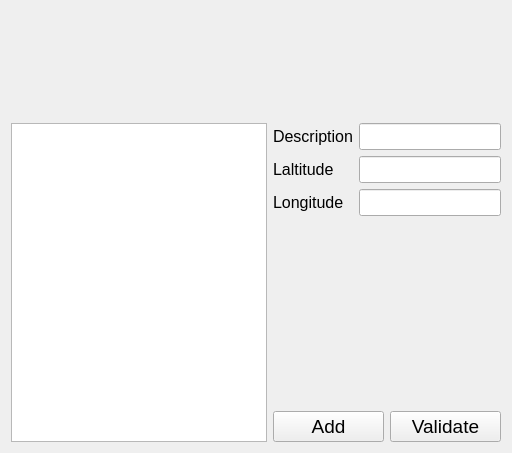
<?xml version="1.0" encoding="UTF-8"?>
<ui version="4.0">
 <class>QtWidgetsClass</class>
 <widget class="QWidget" name="QtWidgetsClass">
  <property name="geometry">
   <rect>
    <x>0</x>
    <y>0</y>
    <width>512</width>
    <height>453</height>
   </rect>
  </property>
  <property name="windowTitle">
   <string>QtWidgetsClass</string>
  </property>
  <layout class="QVBoxLayout" name="verticalLayout_3">
   <item>
    <layout class="QVBoxLayout" name="verticalLayout">
     <item>
      <widget class="QLabel" name="statusLabel">
       <property name="font">
        <font>
         <pointsize>14</pointsize>
        </font>
       </property>
       <property name="text">
        <string/>
       </property>
      </widget>
     </item>
     <item>
      <widget class="QLabel" name="laltitudeLabel">
       <property name="font">
        <font>
         <pointsize>14</pointsize>
        </font>
       </property>
       <property name="text">
        <string/>
       </property>
      </widget>
     </item>
     <item>
      <widget class="QLabel" name="longitudeLabel">
       <property name="font">
        <font>
         <pointsize>14</pointsize>
        </font>
       </property>
       <property name="text">
        <string/>
       </property>
      </widget>
     </item>
     <item>
      <widget class="QLabel" name="scoreabel">
       <property name="font">
        <font>
         <pointsize>14</pointsize>
        </font>
       </property>
       <property name="text">
        <string/>
       </property>
      </widget>
     </item>
    </layout>
   </item>
   <item>
    <layout class="QHBoxLayout" name="horizontalLayout_2">
     <item>
      <widget class="QListWidget" name="listWidget"/>
     </item>
     <item>
      <layout class="QVBoxLayout" name="verticalLayout_2">
       <item>
        <layout class="QFormLayout" name="formLayout">
         <item row="0" column="0">
          <widget class="QLabel" name="label">
           <property name="font">
            <font>
             <pointsize>12</pointsize>
            </font>
           </property>
           <property name="text">
            <string>Description</string>
           </property>
          </widget>
         </item>
         <item row="0" column="1">
          <widget class="QLineEdit" name="descriptionEdit">
           <property name="font">
            <font>
             <pointsize>12</pointsize>
            </font>
           </property>
          </widget>
         </item>
         <item row="1" column="0">
          <widget class="QLabel" name="label_2">
           <property name="font">
            <font>
             <pointsize>12</pointsize>
            </font>
           </property>
           <property name="text">
            <string>Laltitude</string>
           </property>
          </widget>
         </item>
         <item row="1" column="1">
          <widget class="QLineEdit" name="laltitudeEdit">
           <property name="font">
            <font>
             <pointsize>12</pointsize>
            </font>
           </property>
          </widget>
         </item>
         <item row="2" column="0">
          <widget class="QLabel" name="label_3">
           <property name="font">
            <font>
             <pointsize>12</pointsize>
            </font>
           </property>
           <property name="text">
            <string>Longitude</string>
           </property>
          </widget>
         </item>
         <item row="2" column="1">
          <widget class="QLineEdit" name="longitudeEdit">
           <property name="font">
            <font>
             <pointsize>12</pointsize>
            </font>
           </property>
          </widget>
         </item>
        </layout>
       </item>
       <item>
        <layout class="QHBoxLayout" name="horizontalLayout">
         <item>
          <widget class="QPushButton" name="addReport">
           <property name="font">
            <font>
             <pointsize>14</pointsize>
            </font>
           </property>
           <property name="text">
            <string>Add</string>
           </property>
          </widget>
         </item>
         <item>
          <widget class="QPushButton" name="validateButton">
           <property name="font">
            <font>
             <pointsize>14</pointsize>
            </font>
           </property>
           <property name="text">
            <string>Validate</string>
           </property>
          </widget>
         </item>
        </layout>
       </item>
      </layout>
     </item>
    </layout>
   </item>
  </layout>
 </widget>
 <layoutdefault spacing="6" margin="11"/>
 <resources/>
 <connections/>
</ui>
